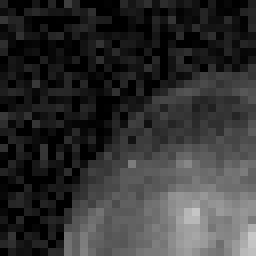
#> input picture Short Assignment#1/images/moon_small2.png, 32 x 32 px (shown 8 times larger)
$ python main.py
#> lines starting #> are read from the running program, lines starting #| are printed output that depends on the picture
## Name: João Victor Garcia Coelho NUSP: 10349540
## Course Code: SCC0251 - 2020/1


## Short Assignment 1 : Filtering in Fourier Domain


import numpy as np
import imageio

def DFT(f):

    # create empty array of complex coefficients
    F = np.zeros(f.shape, dtype=np.complex64)
    n,m = f.shape

    # creating indices for x, to compute multiplication using numpy (f*exp)
    x = np.arange(n)
    # for each frequency 'u,v'
    for u in np.arange(n):
        for v in np.arange(m):
            for y in np.arange(m):
                F[u,v] += np.sum(f[:,y] * np.exp( (-1j*2*np.pi) * (((u*x)/n)+((v*y)/m)) ))

    return F/np.sqrt(n*m)

def inverse_DFT(F):

    # create empty array of complex coefficients
    f = np.zeros(F.shape, dtype=np.complex64)
    n,m = F.shape

    # creating indices for u, to compute multiplication using numpy (f*exp)
    u = np.arange(n)
    # for each frequency 'x,y'
    for x in np.arange(n):
        for y in np.arange(m):
            for v in np.arange(m):
                f[x,y] += np.sum(F[:,v] * np.exp( (1j*2*np.pi) * (((u*x)/n)+((v*y)/m)) ))

    return np.abs(f)/np.sqrt(n*m)

def filter_threshold(f, threshold, fourier_spectrum, second_peak):
    # create empty array of complex coefficients
    n,m = f.shape
    count = 0 # count of coefficients below second_peak
    F = np.zeros(f.shape, dtype=np.complex64)
    for x in np.arange(n):
        for y in np.arange(m):
            # Setting to 0 all coefficients for which the Fourier Spectrum is below
            # p2*threshold
            if((fourier_spectrum[x,y] < (second_peak*threshold))):
                count +=1
                F[x,y] = 0
            else:
                F[x,y] = f[x,y]
    return F, count


# Reading Inputs

filename = str(input()).rstrip()
#> the answer given: ../images/moon_small2.png
threshold = float(input())
#> the answer given: 100

input_img =  imageio.imread(filename)
#> input_img is the input picture: shape (32, 32); min 0, max 200, mean 50.3


## Performing the algorithm
output_img  =DFT(input_img)

fourier_spectrum = np.abs(output_img)
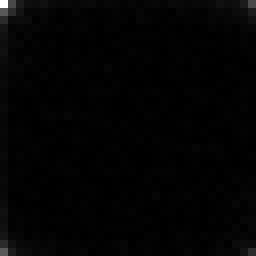
#> fourier_spectrum: shape (32, 32) float32 (shown 8 times larger); min 0.818, max 1608.9, mean 23.1; drawn with min black and max white

second_peak = max(np.amax(fourier_spectrum[1:,:]), np.amax(fourier_spectrum[:,1:]))
#> second_peak = 564.4

output_img1, count = filter_threshold(output_img, threshold, fourier_spectrum, second_peak)
#> after the loop in filter_threshold, `for x in np.arange(n):`: count = 1024
#> count = 1024

output_img =  inverse_DFT(output_img1)
#> in inverse_DFT, `return np.abs(f)/np.sqrt(n*m)`: returned value: shape (32, 32) float32; every value is 0


## Calculating the Mean of the images and printing
original_mean =  input_img.mean()
#> original_mean = 50.28
new_mean = output_img.mean()
#> new_mean = 0

print("Threshold="+"{:.4f}".format(second_peak*threshold))
#| Threshold=56444.5496
print("Filtered Coefficients="+"{}" .format(count))
#| Filtered Coefficients=1024
print("Original Mean="+"{:.2f}".format(original_mean))
#| Original Mean=50.28
print("New Mean="+"{:.2f}".format(new_mean.real))
#| New Mean=0.00
